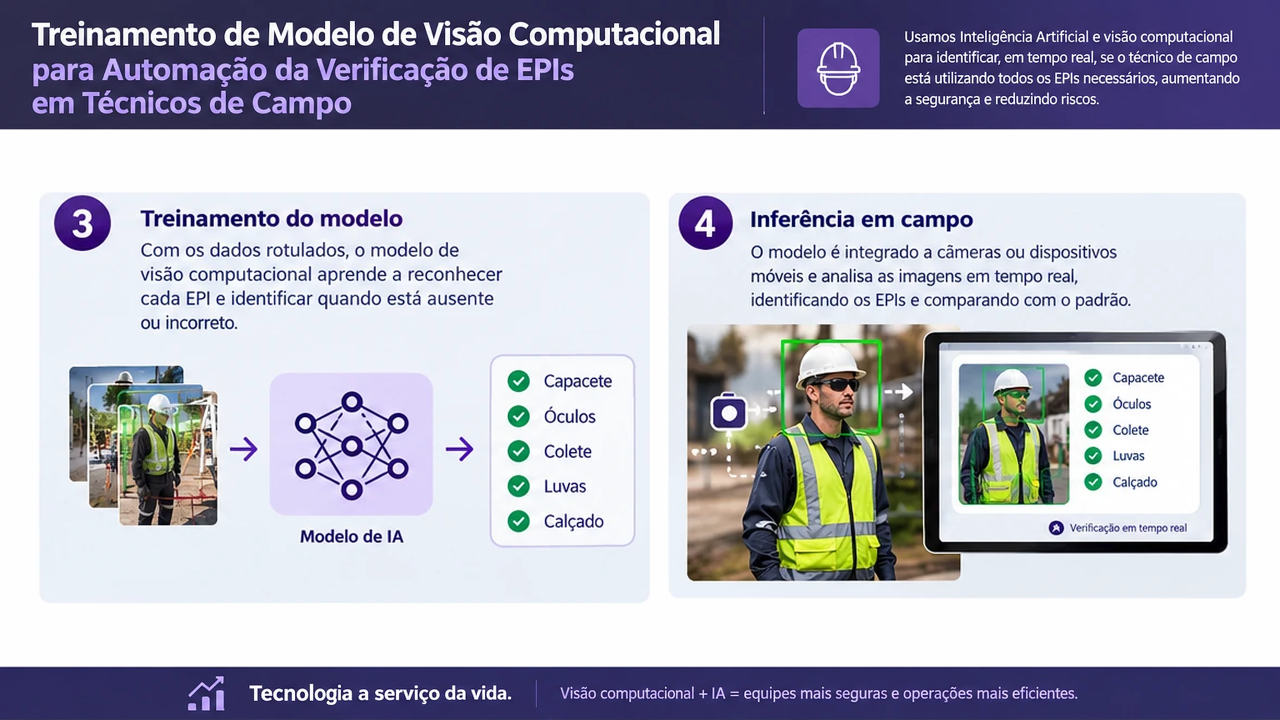
#> input picture saida_slide/infografico_epi_16x9_2passos_slide2.png, 3840 x 2160 px, given in place of 1.webp, which was not available (shown at 1/3 size)
$ python ajustar_para_slide.py
#> lines starting #> are read from the running program, lines starting #| are printed output that depends on the picture; pictures that were not available may be replaced by others from this repository, and a replacement may not be noted
from PIL import Image, ImageFilter
from pptx import Presentation
from pptx.util import Emu, Inches
import os

SRC = '/tmp/claude-0/-home-user-apresentacao-CelPlan/6db495d0-abf9-5be2-90f2-5e8c04ce6aa7/images/1.webp'
OUT = '/home/user/apresentacao_CelPlan/saida_slide'
os.makedirs(OUT, exist_ok=True)

src = Image.open(SRC).convert('RGB')
#> src is the input picture: PIL image 3840x2160 RGB; mean R, G, B 176.6, 177.3, 191.2
W, H = src.size
#> W = 3840; H = 2160

def ajustar(ratio_w, ratio_h, altura=2160):
    """Escala o infografico inteiro (sem cortes) e completa o formato
    replicando as colunas/linhas das bordas -> emenda invisivel."""
    tw, th = altura * ratio_w // ratio_h, altura
    esc = min(tw / W, th / H)
    sw, sh = round(W * esc), round(H * esc)
    big = src.resize((sw, sh), Image.LANCZOS)
    big = big.filter(ImageFilter.UnsharpMask(radius=1.6, percent=55, threshold=3))

    cv = Image.new('RGB', (tw, th))
    ox, oy = (tw - sw) // 2, (th - sh) // 2
    cv.paste(big, (ox, oy))
    if ox > 0:                                   # bordas laterais
        cv.paste(big.crop((0, 0, 1, sh)).resize((ox, sh), Image.NEAREST), (0, oy))
        rx = tw - sw - ox
        cv.paste(big.crop((sw-1, 0, sw, sh)).resize((rx, sh), Image.NEAREST), (tw-rx, oy))
    if oy > 0:                                   # bordas superior/inferior
        cv.paste(cv.crop((0, oy, tw, oy+1)).resize((tw, oy), Image.NEAREST), (0, 0))
        by = th - sh - oy
        cv.paste(cv.crop((0, oy+sh-1, tw, oy+sh)).resize((tw, by), Image.NEAREST), (0, th-by))
    return cv, (sw, sh), (ox, oy)

for nome, rw, rh in (('16x9', 16, 9), ('4x3', 4, 3)):
    img, cont, off = ajustar(rw, rh)
    p = os.path.join(OUT, f'infografico_epi_{nome}.png')
    img.save(p, 'PNG', optimize=True)
    print(f'{nome}: final {img.size}  conteudo {cont}  margens {off}  '
          f'{os.path.getsize(p)/1e6:.2f} MB')
#> this loop made 2 passes
#> (cont, off) on passes 1 to 2: ((3840, 2160), (0, 0)), ((2880, 1620), (0, 270))
#| 16x9: final (3840, 2160)  conteudo (3840, 2160)  margens (0, 0)  3.91 MB
#| 4x3: final (2880, 2160)  conteudo (2880, 1620)  margens (0, 270)  2.60 MB
#> pass 2, in ajustar (call 2), `big = src.resize((sw, sh), Image.LANCZOS)`:
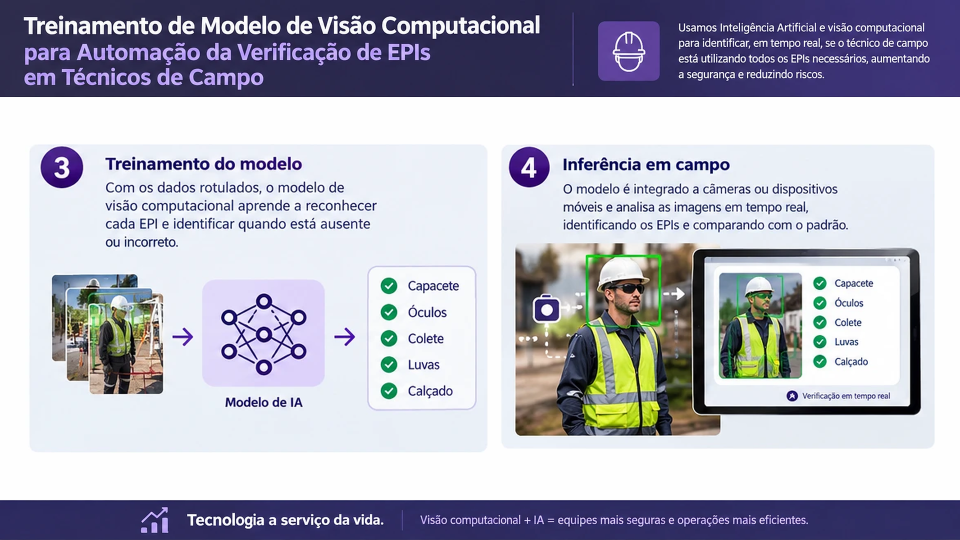
#> big: PIL image 2880x1620 RGB (shown at 1/3 size); mean R, G, B 176.6, 177.3, 191.2
#> after the loop:
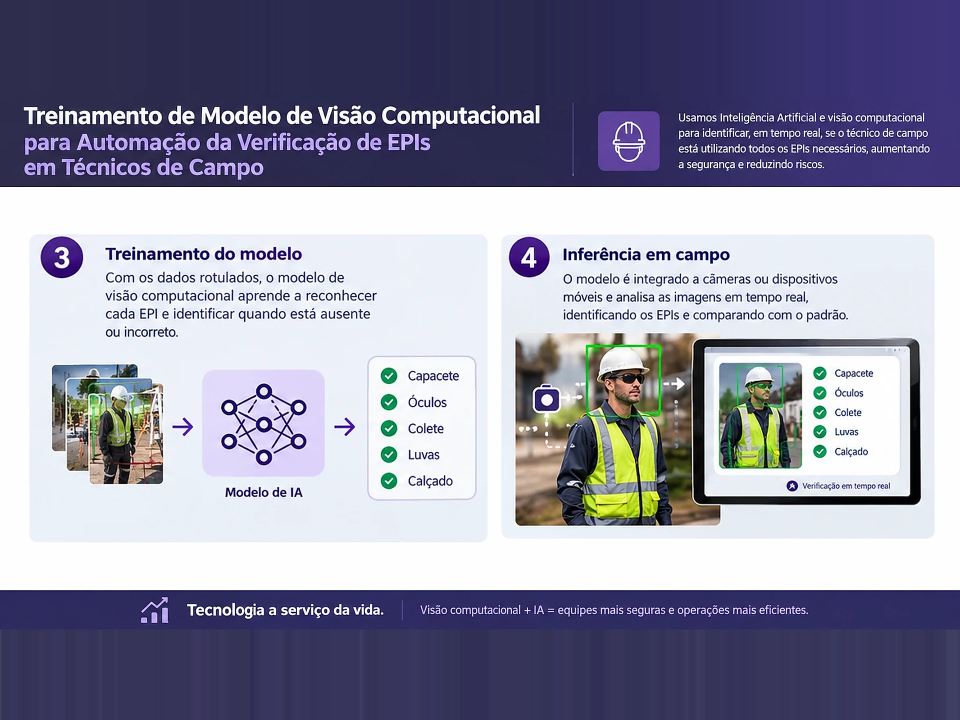
#> img: PIL image 2880x2160 RGB (shown at 1/3 size); mean R, G, B 144.9, 144.7, 165.2

# ---- PPTX 16:9 com a imagem ocupando o slide inteiro (full bleed) ----
#> (the run stopped early here; a loop or call above may not have finished)

$ run again, on newsletter/ninguem_esta_lendo_05_custo_ia/imagem_feed_1080x1350.jpg
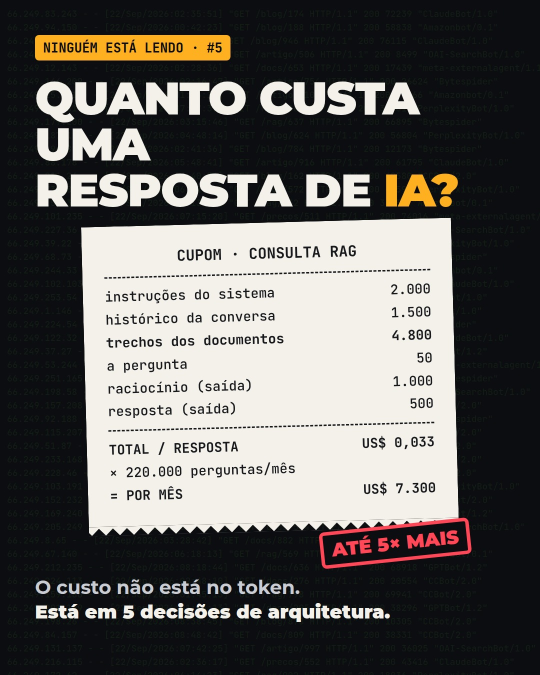
#> input picture newsletter/ninguem_esta_lendo_05_custo_ia/imagem_feed_1080x1350.jpg, 1080 x 1350 px, given in place of 1.webp, which was not available (shown at 1/2 size)
#> src is the input picture: PIL image 1080x1350 RGB; mean R, G, B 98.7, 96.6, 93.8
#> the loop `for nome, rw, rh in (('16x9', 16, 9), ('4x3', 4, 3)):` made 2 passes
#> (cont, off) on passes 1 to 2: ((1728, 2160), (1056, 0)), ((1728, 2160), (576, 0))
#> (printed output is left out)
#> pass 1, `img, cont, off = ajustar(rw, rh)`:
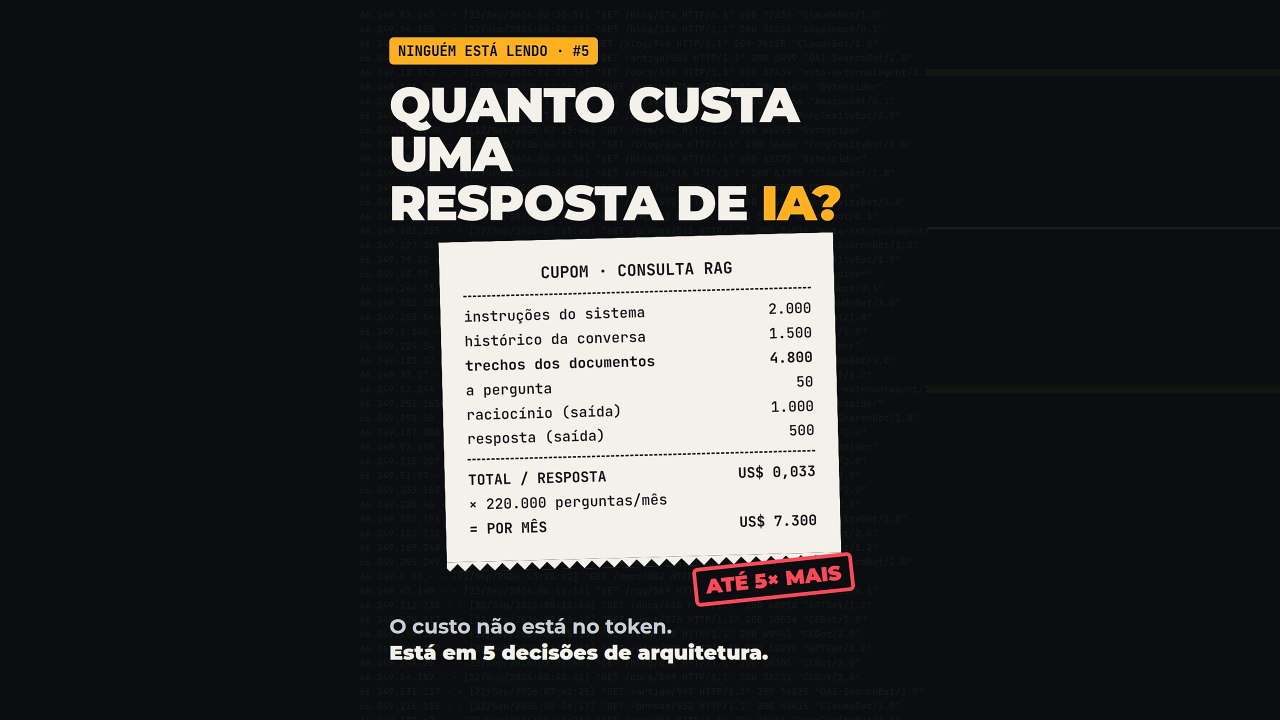
#> img: PIL image 3840x2160 RGB (shown at 1/3 size); mean R, G, B 51, 50.7, 51.6
#> after the loop `for nome, rw, rh in (('16x9', 16, 9), ('4x3', 4, 3)):`:
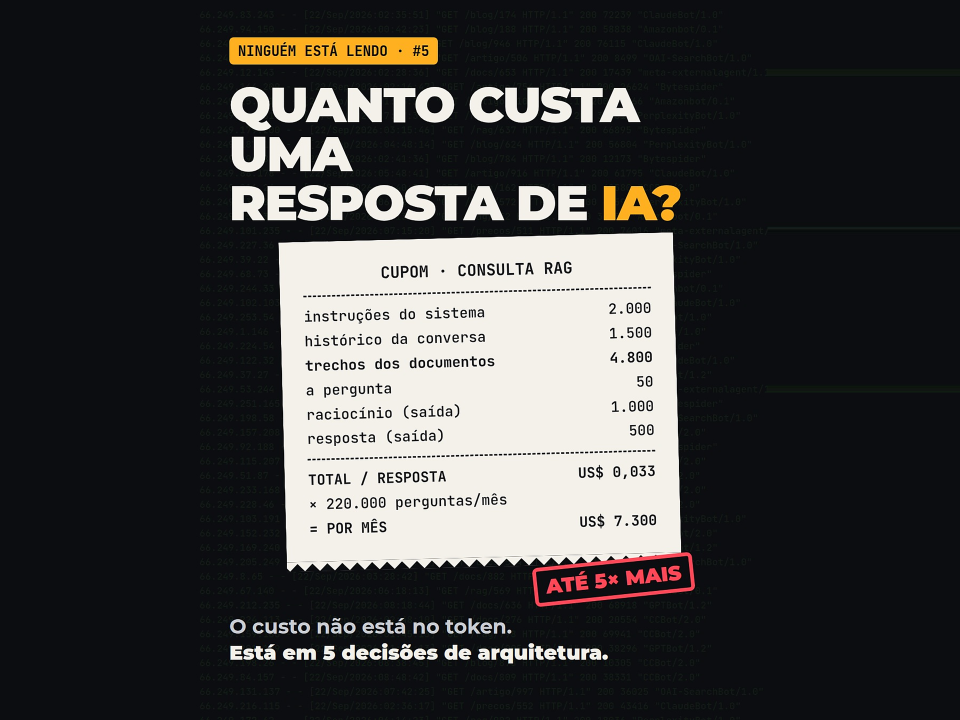
#> img: PIL image 2880x2160 RGB (shown at 1/3 size); mean R, G, B 64, 63.2, 63.1
